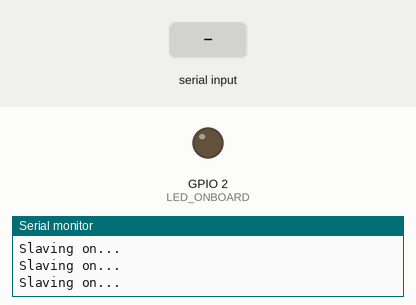
Bench run of a sketch on a simulated ESP32. Shown: output pins drawn as LEDs (lit = HIGH), the last lines printed to the serial monitor. The test bench sets the inputs (shaded band).

Above: at 2.8 s.
2.9 s: "1" received over the second serial link
At 4.2 s:
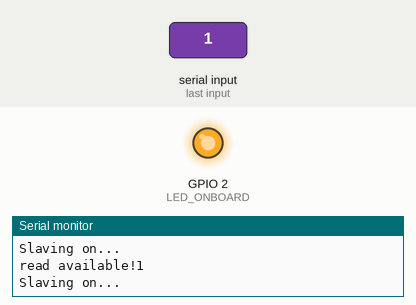
4.5 s: "0" received over the second serial link
At 5.8 s:
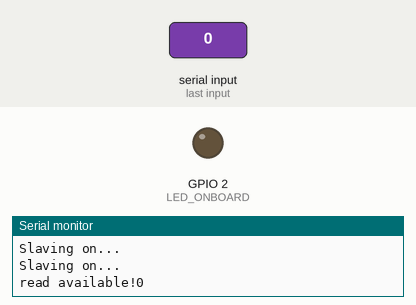
Timing chart, 0 to 7.5 s (numbered marks = the images above; inputs shaded):
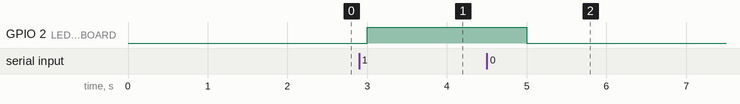

Measured:
- after the input at 2.9 s, GPIO 2 (LED_ONBOARD): LOW → HIGH after 0.10 s
- after the input at 4.5 s, GPIO 2 (LED_ONBOARD): HIGH → LOW after 0.50 s

The sketch:

ino_uart.ino
```cpp
#include <HardwareSerial.h>

#define LED_ONBOARD 2

const bool IS_SLAVE = true;

HardwareSerial SerialPort(2); // use UART2

char number  = ' ';
int LED = 15;

void setup()
{
  Serial.begin(115200);
  Serial.print("Begin! is slave: ");
  Serial.println(IS_SLAVE);
  SerialPort.begin(15200, SERIAL_8N1, 16, 17);
  pinMode(LED_ONBOARD, OUTPUT);
}

void loop()
{
  if (IS_SLAVE)
  {
    Serial.println("Slaving on...");
    readSerial();
    delay(1000);
  }
  else
  {
    writeSerial();
    delay(1000);
  }
}

void writeSerial()
{
  writeValue(1);
  delay(1000);
  writeValue(0);
  delay(1000);
}

void writeValue(byte value)
{
  Serial.print("write value=");
  Serial.println(value);
  SerialPort.print(value);
}

void readSerial()
{
  if (SerialPort.available())
  {
    Serial.print("read available!");

    char number = SerialPort.read();
    Serial.println(number);
    if (number == '0') {
      digitalWrite(LED_ONBOARD, LOW);
    }
    if (number == '1') {
      digitalWrite(LED_ONBOARD, HIGH);
    }
  }
}
```
